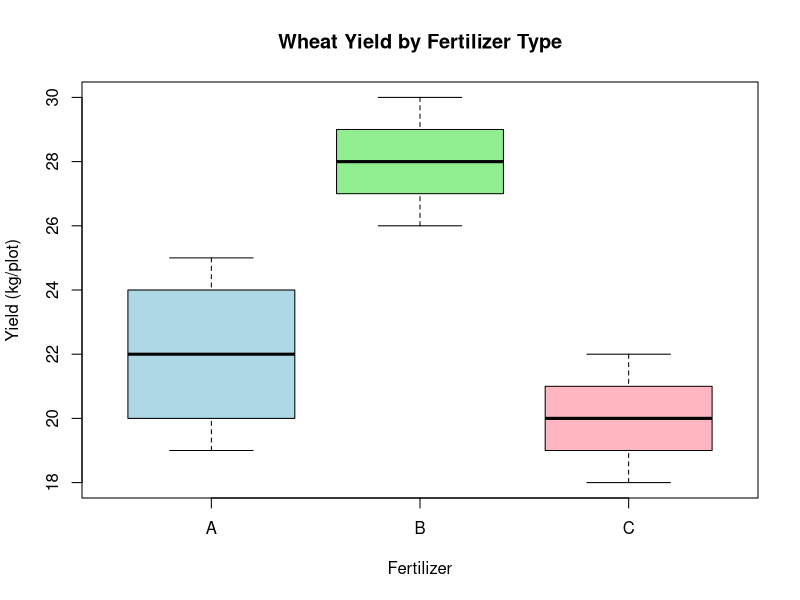

Recreate this plot in R.
# Aim: To apply a Completely Randomized Design (CRD) to compare three treatments 
# and analyze their effects using ANOVA, assumptions checking, and post-hoc tests.

# Practical 1: Effect of Three Fertilizers on Wheat Yield

# (a) Using R, randomly allocate the three treatments to the 15 experimental plots.
set.seed(123)
plot_numbers <- 1:15
treatments <- rep(c("A", "B", "C"), each = 5)
random_allocation <- sample(treatments)
allocation_df <- data.frame(Plot = plot_numbers, Treatment = random_allocation)
print("Random Allocation of Treatments:")
print(allocation_df)
# Inference: The 15 plots have been randomly assigned to fertilizers A, B, and C to ensure unbiased estimation.

# Data Entry for Yield
yield_A <- c(20, 22, 19, 24, 25)
yield_B <- c(28, 30, 27, 26, 29)
yield_C <- c(18, 20, 22, 19, 21)

yield_data <- c(yield_A, yield_B, yield_C)
fertilizer_factor <- factor(rep(c("A", "B", "C"), each = 5))
df_wheat <- data.frame(Fertilizer = fertilizer_factor, Yield = yield_data)

# (b) Test at the 5% level of significance whether the three fertilizers give the same mean yield.
model_wheat <- aov(Yield ~ Fertilizer, data = df_wheat)
print("ANOVA for Wheat Yield:")
print(summary(model_wheat))
# Inference: The p-value (7.39e-05) is much less than 0.05. Therefore, we reject the null hypothesis. 
# There is a highly significant difference in the mean wheat yields among the three fertilizers.

# (c) If the treatments differ significantly, identify which pairs differ using Tukey's HSD test.
tukey_wheat <- TukeyHSD(model_wheat)
print("Tukey's HSD Test for Wheat Yield:")
print(tukey_wheat)
# Inference: Based on the adjusted p-values:
# B vs A (p = 0.0003) differ significantly.
# C vs A (p = 0.5480) do not differ significantly.
# C vs B (p = 0.0001) differ significantly.

# (d) Draw a boxplot of yield by fertilizer and interpret it.
boxplot(Yield ~ Fertilizer, data = df_wheat, 
        main = "Wheat Yield by Fertilizer Type",
        xlab = "Fertilizer", ylab = "Yield (kg/plot)", 
        col = c("lightblue", "lightgreen", "lightpink"))
# Inference: The boxplot shows that Fertilizer B yields noticeably higher than A and C. 
# Fertilizers A and C have similar medians and ranges, confirming the Tukey test results.

# Practical 2: Comparison of Three Teaching Methods

# Data Entry
lecture <- c(65, 70, 68, 72, 66, 69)
flipped <- c(78, 82, 80, 75, 79)
blended <- c(70, 74, 72, 71, 73, 75, 69)

scores <- c(lecture, flipped, blended)
methods <- factor(c(rep("Lecture", 6), rep("Flipped", 5), rep("Blended", 7)))
df_teaching <- data.frame(Method = methods, Score = scores)

# (a) Fit the CRD model and test whether the mean scores of the three teaching methods differ.
model_teaching <- aov(Score ~ Method, data = df_teaching)
print("ANOVA for Teaching Methods:")
print(summary(model_teaching))
# Inference: The p-value (3.73e-06) is less than 0.05, so we reject the null hypothesis. 
# The teaching methods have a statistically significant effect on the exam scores.

# (b) Check the ANOVA assumptions: normality of residuals and homogeneity of variances.
print("Shapiro-Wilk Test for Normality:")
print(shapiro.test(residuals(model_teaching)))
# Inference: The p-value (0.9168) is greater than 0.05, so we fail to reject the null hypothesis. 
# The residuals are approximately normally distributed.

print("Bartlett's Test for Homogeneity of Variances:")
print(bartlett.test(Score ~ Method, data = df_teaching))
# Inference: The p-value (0.835) is greater than 0.05. We fail to reject the null hypothesis. 
# The assumption of equal variances is satisfied.

# (c) Carry out pairwise comparisons using Tukey's HSD test.
tukey_teaching <- TukeyHSD(model_teaching)
print("Tukey's HSD Test for Teaching Methods:")
print(tukey_teaching)
# Inference: All pairwise comparisons are significant:
# Flipped vs Blended (p = 0.0003 < 0.05)
# Lecture vs Blended (p = 0.0381 < 0.05)
# Lecture vs Flipped (p = 0.000007 < 0.05)
# Each teaching method produces a significantly different mean score.

# (d) As a non-parametric check, apply the Kruskal-Wallis test and compare its conclusion with ANOVA.
kw_teaching <- kruskal.test(Score ~ Method, data = df_teaching)
print("Kruskal-Wallis Rank Sum Test:")
print(kw_teaching)
# Inference: The Kruskal-Wallis p-value (0.001669) is less than 0.05. We reject the null hypothesis.
# This non-parametric test leads to the same conclusion as the ANOVA: the teaching methods significantly affect exam scores.

# Conclusion:
# The CRD analysis successfully demonstrated that Fertilizer B produces higher wheat 
# yields than A and C. Furthermore, teaching methods significantly impact exam scores, 
# with the Flipped Classroom method being the most effective. Assumptions for ANOVA 
# were met and validated using non-parametric equivalents.
